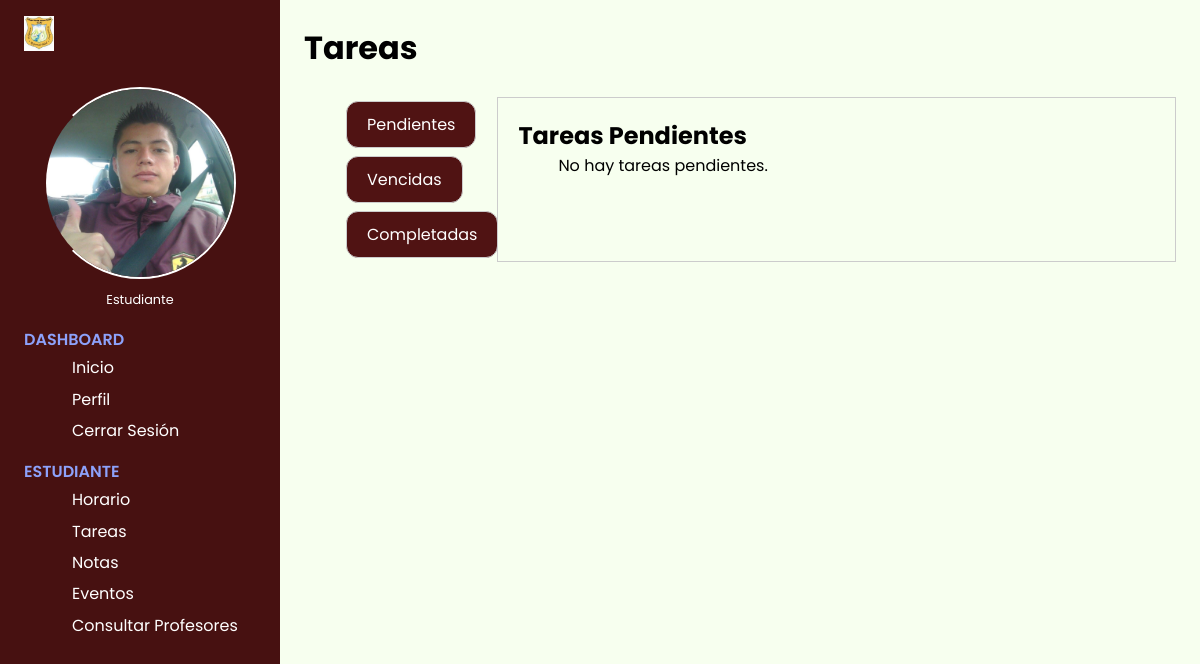
The app's page /logic/estudiante/consultarTareas.php?estudiante=juanito98@gmail.com, older data.
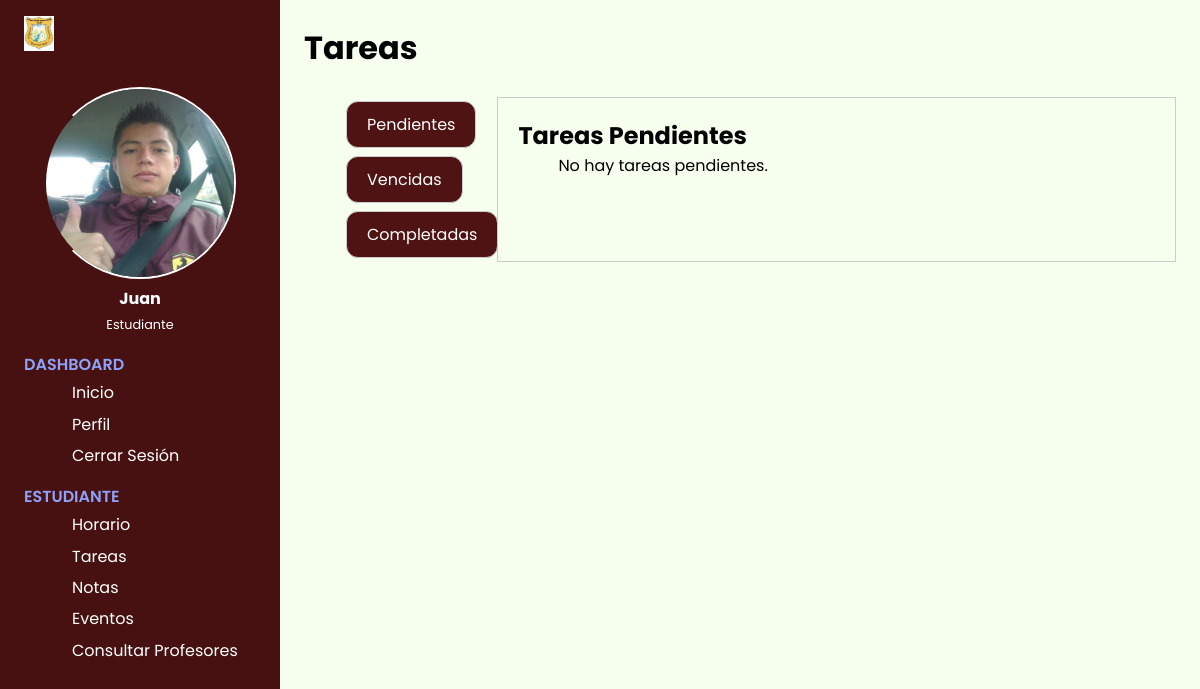
The same page, newer data.
### tables this page shows
CREATE TABLE `estudiante` (
  `id` int(11) NOT NULL,
  `nombre` varchar(50) NOT NULL,
  `profesion` varchar(50) NOT NULL,
  `edad` int(11) NOT NULL,
  `email` varchar(50) NOT NULL,
  `contrasena` varchar(50) NOT NULL,
  `grado` varchar(50) NOT NULL
);

### config/db.php (called while the page is built, shortened)
<?php
    class DataBase{
        function connect(){
            $servername = "localhost";
            $username = "root";
            $password = "";
            $dbname = "colegiosga";
            $url=mysqli_connect($servername,$username,$password) or die("No se pudo conectar a la base de datos" .mysqli_error($url));
            mysqli_select_db($url,$dbname) or die("No se pudo seleccionar a la base de datos" .mysqli_error($url));
            return $url;
        }
    }
?>

### logic/estudiante/crud_e.php (called while the page is built, shortened)
<?php
class Crud_e {
    private $conexion;
    public function __construct($conexion) {
        $this->conexion = $conexion;
    }
    public function obtenerEstudiante($email) {
        $query = "SELECT * FROM estudiante WHERE email ='$email'";
        $result = mysqli_query($this->conexion, $query);
        if (mysqli_num_rows($result) > 0) {
            return mysqli_fetch_assoc($result);
        } else {
            return null;
        }
    }
}
?>

### pages/Dashboard/estudianteDs.php (the view, shortened to what this page needs)
<?php
include("../../logic/estudiante/crud_e.php");
include("../../config/db.php");
$db = new DataBase();
$crud_e = new Crud_e($db->connect());
if (isset($_GET['estudiante'])) {
    $email = urldecode($_GET['estudiante']);
    $estudiante = $crud_e->obtenerEstudiante($email);
}
?>
<!DOCTYPE html>
<html lang="es">
<head>
    <link rel="stylesheet" href="../../css/Edashboard.css">
    <link rel="stylesheet" href="https://cdn.jsdelivr.net/npm/line-awesome/dist/line-awesome/css/line-awesome.min.css">
</head>
<body>
    <div class="sidebar">
        <div class="sidebar-brand">
            <div class="brand-flex">
                <img src="../../sources/img/Colegio Nicolas Gomez Davila (IED).jpg" width="30px" alt="logo">
                <div class="brand-icons">
                </div>
            </div>
        </div>
        <div class="sidebar-main">
            <div class="sidebar-user">
                <img src="../../sources/img/estudiante.jpg" alt="foto de perfil">
                <div>
                    <h3><?php echo $estudiante["nombre"]; ?></h3>
                    <span>Estudiante</span>
                </div>
            </div>
            <div class="sidebar-menu">
                <div class="menu-head">
                    <span>Dashboard</span>
                </div>
                <ul>
                    <li>
                        <a href="../../logic/estudiante/inicio.php?estudiante=<?php echo $email; ?>" class="active">
                            <span>Inicio</span>
                        </a>
                    </li>
                    <li>
                        <a href="../../logic/estudiante/perfilEstudiante.php?estudiante=<?php echo $email; ?>">
                            <span>Perfil</span>
                        </a>
                    </li>
                    <li>
                        <a href="../../index.php"><?php session_destroy() ?>
                            <span>Cerrar Sesión</span>
                        </a>
                    </li>
                </ul>
                <div class="menu-head">
                    <span>Estudiante</span>
                </div>
                <ul>
                    <li>
                    <a href="../../logic/estudiante/horarioEstudiante.php?estudiante=<?php echo $email; ?>">
                            <span>Horario</span>
                        </a>
                    </li>
                    <li>
                    <a href="../../logic/estudiante/consultarTareas.php?estudiante=<?php echo $email; ?>">
                            <span>Tareas</span>
                        </a>
                    </li>
                    <li>
                        <a href="../../logic/estudiante/notasEstudiante.php?estudiante=<?php echo $email; ?>">
                            <span>Notas</span>
                        </a>
                    </li>
                    <li>
                        <a href="../..//logic/estudiante/eventosEstudiante.php?estudiante=<?php echo $email; ?>">
                            <span>Eventos</span>
                        </a>
                    </li>
                    <li>
                        <a href="../../logic/estudiante/consultarProfe.php?estudiante=<?php echo $email; ?>">
                            <span>Consultar Profesores</span>
                        </a>
                    </li>
                </ul>
            </div>
        </div>
    </div>
</body>
</html>

Row changes from the older to the newer data that the page shows:
added estudiante: nombre "Juan"
